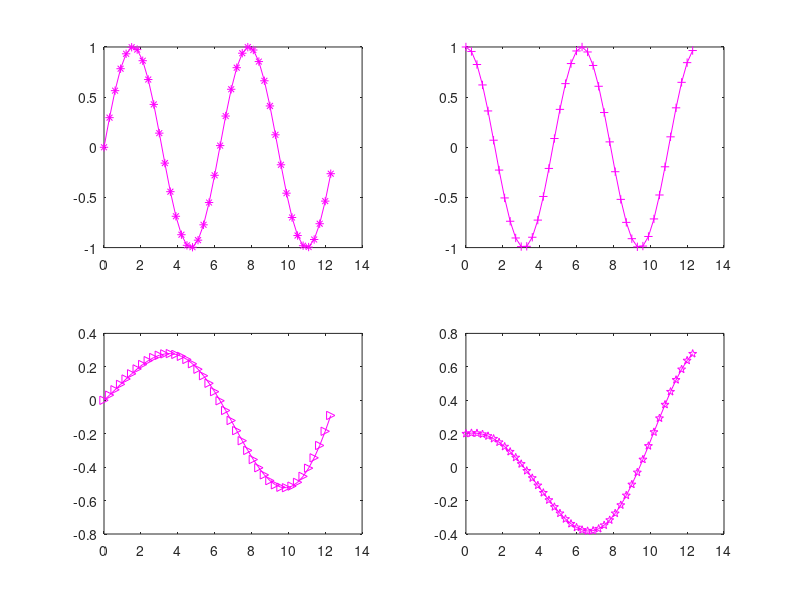

Write the MATLAB code that produced this figure.
x=0:0.3:4*pi;
y1=sin(x);
subplot(2,2,1);
plot(x,y1,'m*-');
y2=cos(x);
subplot(2,2,2);
plot(x,y2,'m+-');
y3=0.2*exp(0.1*x).*sin(0.5*x);
subplot(2,2,3);
plot(x,y3,'m>-');
y4=0.2*exp(0.1*x).*cos(0.5*x);
subplot(2,2,4);
plot(x,y4,'mp-');